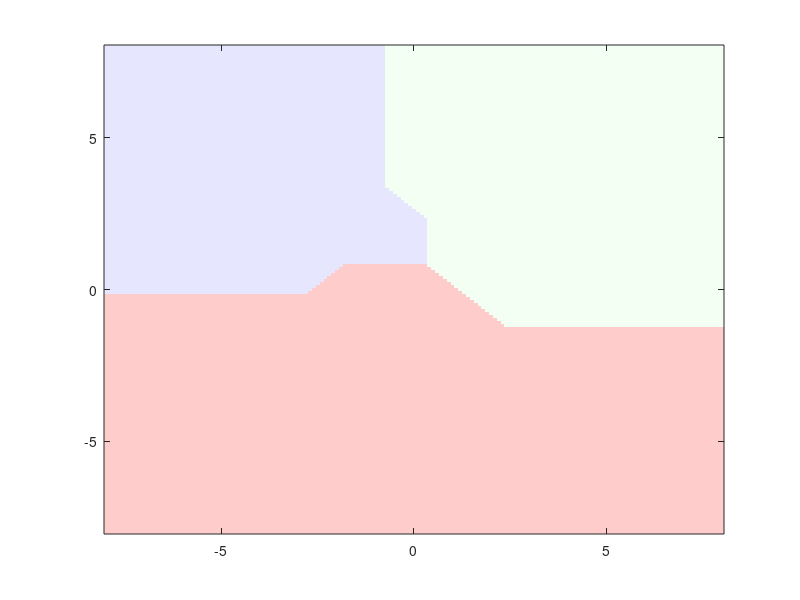
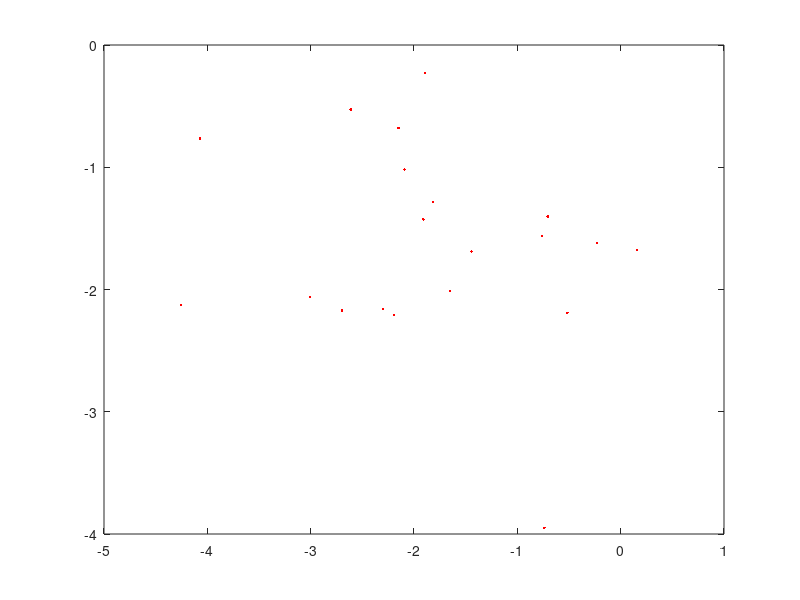
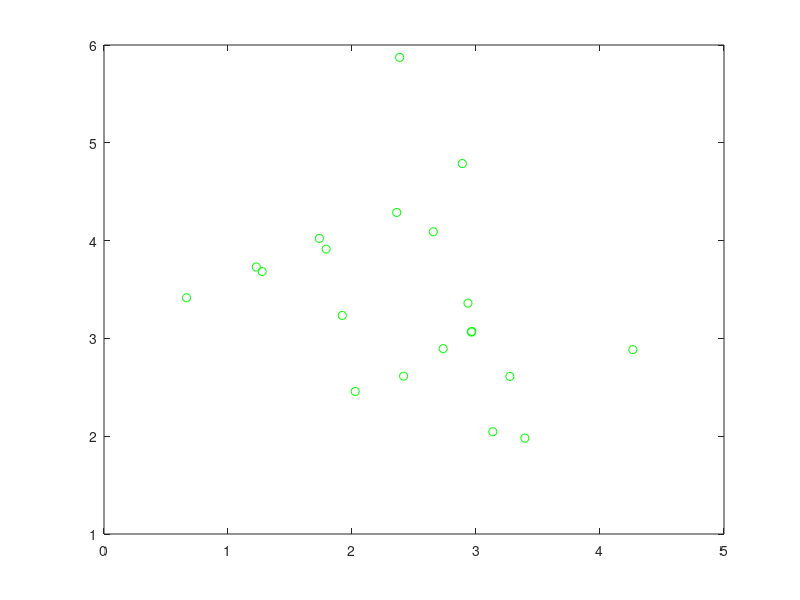
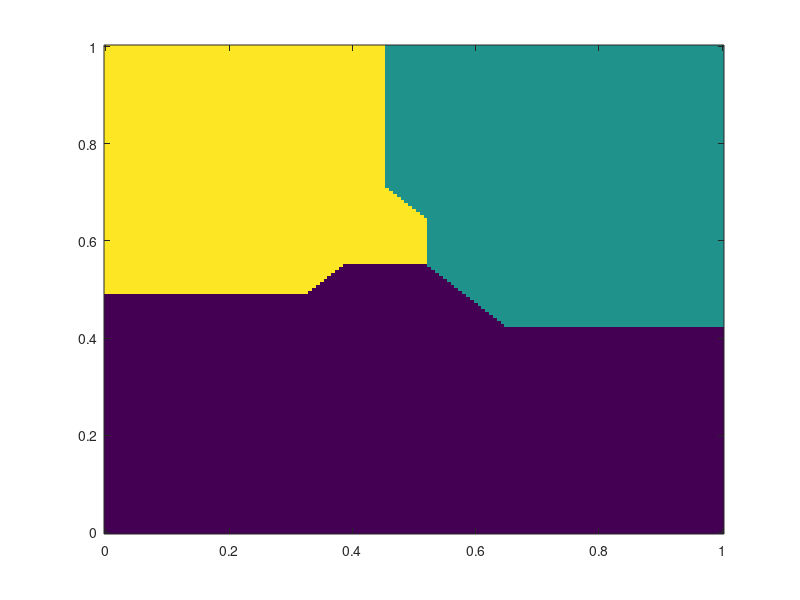

Here is the MATLAB script that generated these plots, in order:
clc; clear;
% number of training samples to generate.
nsamples = 20;
 
% create some training data for three classes.
training = cell(3,1);
training{1} = randn(nsamples,2) + repmat([-2 -2], [nsamples 1]);
training{2} = randn(nsamples,2) + repmat([2 3], [nsamples 1]);
training{3} = randn(nsamples,2) + repmat([-3 2], [nsamples 1]);
 
% sample mean
sample_means = cell(length(training),1);
 
% compute sample mean to use as the class prototype.
for i=1:length(training),
    sample_means{i} = mean(training{i});
end

% set up the domain over which you want to visualize the decision
% boundary
xrange = [-8 8];
yrange = [-8 8];
% step size for how finely you want to visualize the decision boundary.
inc = 0.1;
 
% generate grid coordinates. this will be the basis of the decision
% boundary visualization.
[x, y] = meshgrid(xrange(1):inc:xrange(2), yrange(1):inc:yrange(2));
 
% size of the (x, y) image, which will also be the size of the 
% decision boundary image that is used as the plot background.
image_size = size(x);
 
xy = [x(:) y(:)]; % make (x,y) pairs as a bunch of row vectors.

xy = [reshape(x, image_size(1)*image_size(2),1) reshape(y, image_size(1)*image_size(2),1)]
numxypairs = length(xy); % number of (x,y) pairs
 
% distance measure evaluations for each (x,y) pair.
dist = [];
 
% loop through each class and calculate distance measure for each (x,y)
% from the class prototype.
for i=1:length(training),
 
    % calculate the city block distance between every (x,y) pair and
    % the sample mean of the class.
    % the sum is over the columns to produce a distance for each (x,y)
    % pair.
    disttemp = sum(abs(xy - repmat(sample_means{i}, [numxypairs 1])), 2);
 
    % concatenate the calculated distances.
    dist = [dist disttemp];
 
end
 
% for each (x,y) pair, find the class that has the smallest distance.
% this will be the min along the 2nd dimension.
[m,idx] = min(dist, [], 2);

% reshape the idx (which contains the class label) into an image.
decisionmap = reshape(idx, image_size);

figure;
 
%show the image
imagesc(xrange,yrange,decisionmap);
hold on;
set(gca,'ydir','normal');
 
% colormap for the classes:
% class 1 = light red, 2 = light green, 3 = light blue
cmap = [1 0.8 0.8; 0.95 1 0.95; 0.9 0.9 1]
colormap(cmap);
 
% plot the class training data.
figure(2)
plot(training{1}(:,1),training{1}(:,2), 'r.');
figure(3)
plot(training{2}(:,1),training{2}(:,2), 'go');
figure(4)
plot(training{3}(:,1),training{3}(:,2), 'b*');
 
% include legend
legend('Class 1', 'Class 2', 'Class 3','Location','NorthOutside', ...
    'Orientation', 'horizontal');
 
% label the axes.
xlabel('x');
ylabel('y');

imagesc([0 1],[0 1],decisionmap);
hold on;
set(gca,'ydir','normal');